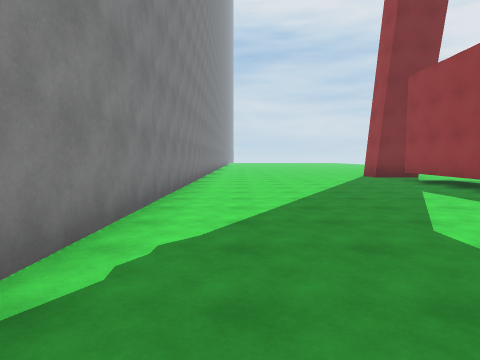
[1] (above)

18 first-person views from a walk through a scene from a Unity 3-D project. The camera is 1.4 m above the floor, tilts 4° down and sees 75° across. The floor is counted in squares, 2 m on a side. Each view is taken from the middle of a square. On the plan, view 1 faces up. The plan holds only what a view shows up to about 10 squares ahead; the rest is blank. The place goes on beyond the plan.

[2]
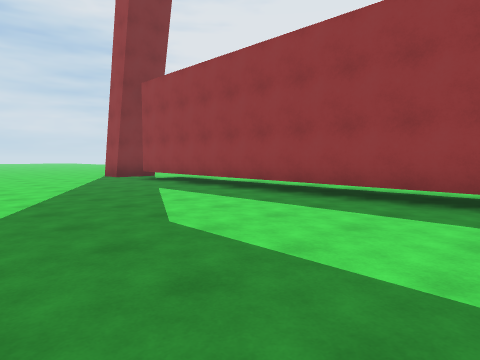

[3]
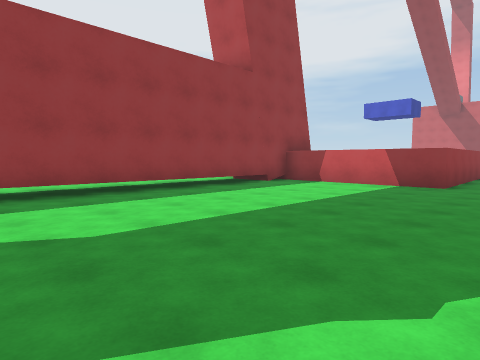

[4]
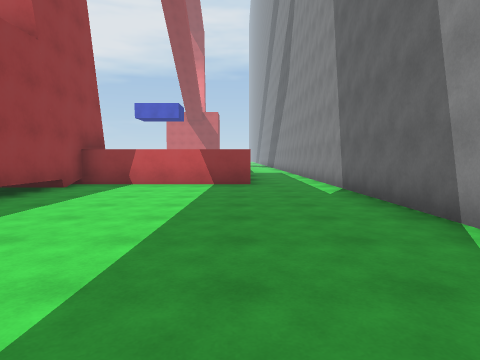

[5]
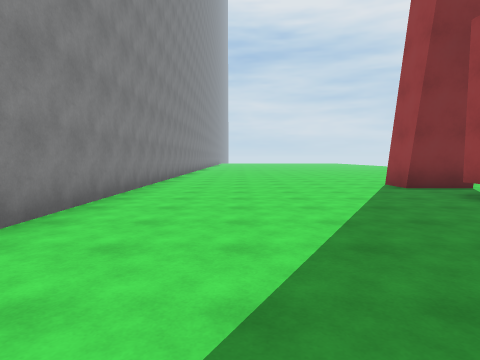

[6]
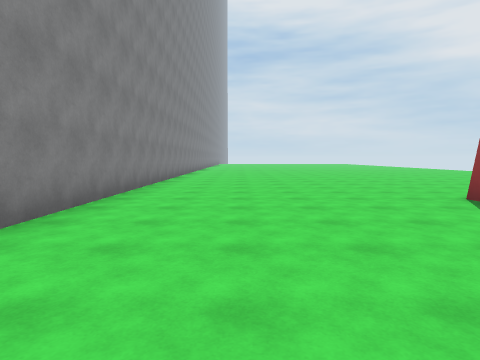

[7]
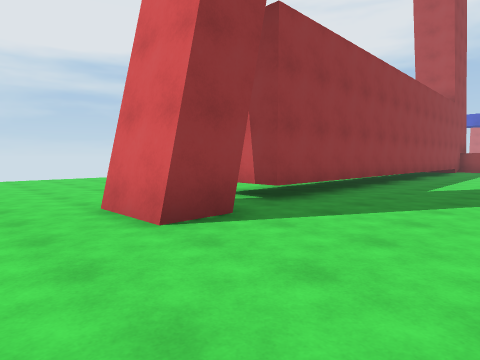

[8]
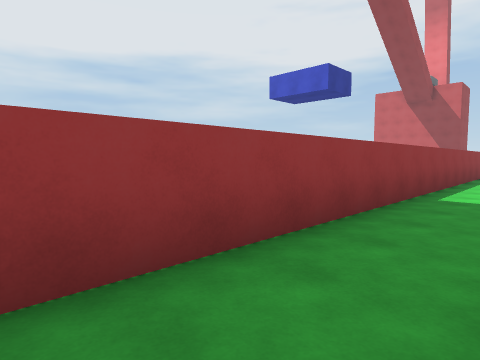

[9]
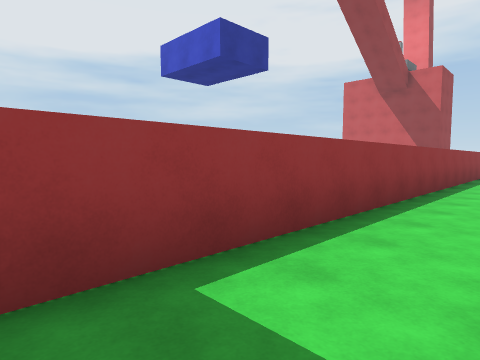

[10]
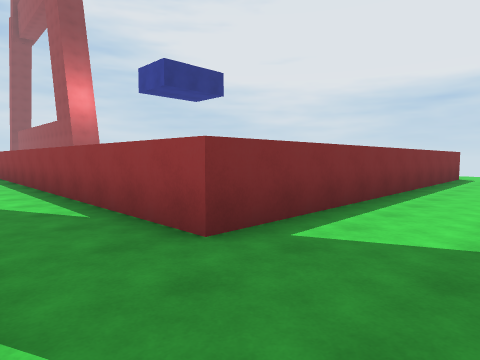

[11]
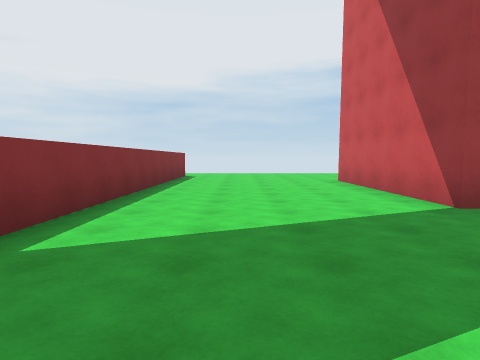

[12]
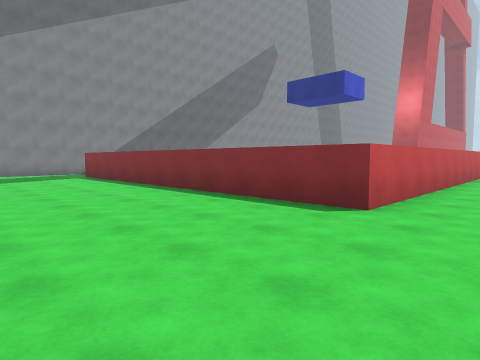

[13]
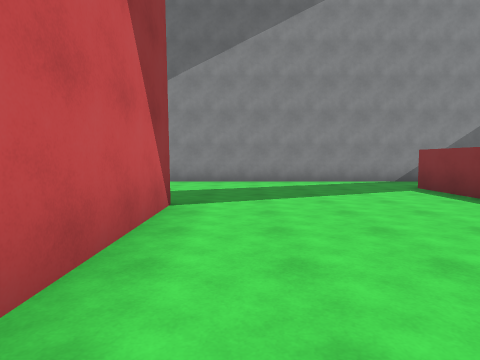

[14]
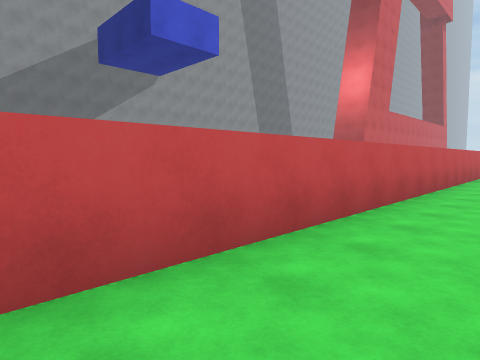

[15]
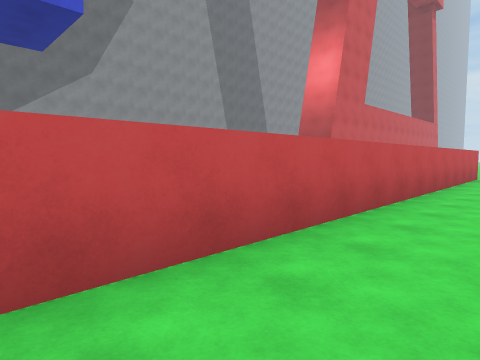

[16]
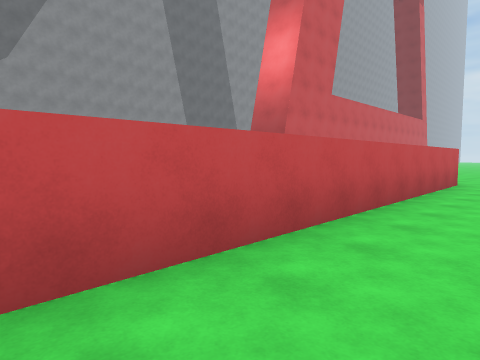

[17]
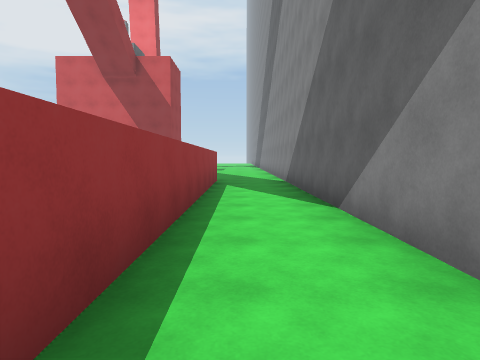

[18]
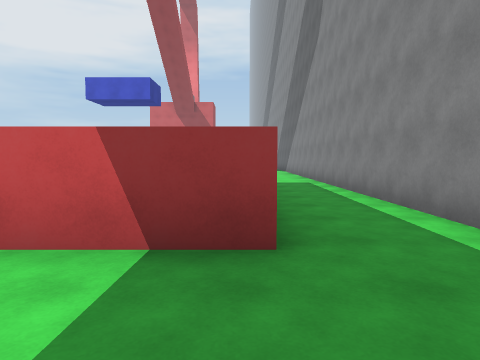

### Floor plan
Key: @ floor where view 1 was taken; # wall or solid block; x gap in a wall; . floor; ^ raised ledge; T thing the floor can be seen under or through.
Columns run from 2 left of view 1 to 13 right of it. Each row starts with its distance up from view 1.
 14 #........
 13 #..............
 12 #......##.......
 11 #......##  .....
 10 #.......x.
  9 #.......#.
  8 #.......#.
  7 #.......#.
  6 #.......T..
  5 #.......T..
  4 #.......T.
  3 #.......T..
  2 #.......T..
  1 #.......T..
  0 #.@.....T..
 -1 #.......T..
 -2 #.......#.
 -3 #.......#
 -4 #.......#    ..
 -5 #..^^^^^     ^.
 -6 #..^         ^.
 -7 #..^         ^.
 -8 #..^         ^.
 -9 #..^         ^.
-10 #..^         ^..
-11 #..^         ^..
-12 #..^         ^..
-13  ..^         ^..
-14  ..^         ^..
-15  ..^         ^..
-16 #..^         ^..
-17 #..^         ^..
-18 #..^         ^..
-19 #..^         ^..
-20 #..^         ^..
-21 #..^         ^.
-22 #..^         ^.
-23 #..^^^^^^^^^^^.
-24 #...............
-25 #...............
-26 #...............
-27 #...............
-28 #...............
-29 #.....#####.

Positions as (right, up) in squares from view 1, and headings:
1: (0, 0), facing up
2: (0, 0), facing up-right
3: (-1, 4), facing down-right
4: (1, 4), facing down
5: (1, 4), facing up
6: (1, 7), facing up
7: (2, 14), facing down-right
8: (-1, -5), facing down-right
9: (-1, -10), facing down-right
10: (-1, -26), facing up-right
11: (-1, -26), facing right
12: (13, -28), facing up-left
13: (8, -28), facing left
14: (13, -20), facing up-left
15: (13, -17), facing up-left
16: (13, -14), facing up-left
17: (0, -14), facing down
18: (1, -2), facing down
